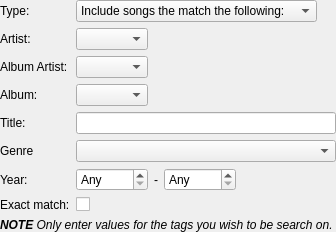
<?xml version="1.0" encoding="UTF-8"?>
<ui version="4.0">
 <class>DynamicRule</class>
 <widget class="QWidget" name="DynamicRule">
  <property name="geometry">
   <rect>
    <x>0</x>
    <y>0</y>
    <width>334</width>
    <height>210</height>
   </rect>
  </property>
  <property name="windowTitle">
   <string>Form</string>
  </property>
  <layout class="QVBoxLayout" name="verticalLayout">
   <property name="margin">
    <number>0</number>
   </property>
   <item>
    <layout class="QFormLayout" name="formLayout">
     <property name="fieldGrowthPolicy">
      <enum>QFormLayout::ExpandingFieldsGrow</enum>
     </property>
     <item row="1" column="0">
      <widget class="BuddyLabel" name="label">
       <property name="text">
        <string>Artist:</string>
       </property>
       <property name="buddy">
        <cstring>artistText</cstring>
       </property>
      </widget>
     </item>
     <item row="1" column="1">
      <widget class="CompletionCombo" name="artistText"/>
     </item>
     <item row="2" column="0">
      <widget class="BuddyLabel" name="label_2">
       <property name="text">
        <string>Album Artist:</string>
       </property>
       <property name="buddy">
        <cstring>albumArtistText</cstring>
       </property>
      </widget>
     </item>
     <item row="2" column="1">
      <widget class="CompletionCombo" name="albumArtistText"/>
     </item>
     <item row="3" column="0">
      <widget class="BuddyLabel" name="label_3">
       <property name="text">
        <string>Album:</string>
       </property>
       <property name="buddy">
        <cstring>albumText</cstring>
       </property>
      </widget>
     </item>
     <item row="3" column="1">
      <widget class="CompletionCombo" name="albumText"/>
     </item>
     <item row="4" column="0">
      <widget class="BuddyLabel" name="label_4">
       <property name="text">
        <string>Title:</string>
       </property>
       <property name="buddy">
        <cstring>titleText</cstring>
       </property>
      </widget>
     </item>
     <item row="4" column="1">
      <widget class="LineEdit" name="titleText"/>
     </item>
     <item row="5" column="0">
      <widget class="BuddyLabel" name="label_5">
       <property name="text">
        <string>Genre</string>
       </property>
       <property name="buddy">
        <cstring>genreCombo</cstring>
       </property>
      </widget>
     </item>
     <item row="5" column="1">
      <widget class="QComboBox" name="genreCombo">
       <property name="sizePolicy">
        <sizepolicy hsizetype="MinimumExpanding" vsizetype="Fixed">
         <horstretch>0</horstretch>
         <verstretch>0</verstretch>
        </sizepolicy>
       </property>
      </widget>
     </item>
     <item row="6" column="0">
      <widget class="BuddyLabel" name="label_6">
       <property name="text">
        <string>Year:</string>
       </property>
       <property name="buddy">
        <cstring>dateFromSpin</cstring>
       </property>
      </widget>
     </item>
     <item row="6" column="1">
      <layout class="QHBoxLayout" name="horizontalLayout_2">
       <item>
        <widget class="QSpinBox" name="dateFromSpin">
         <property name="minimumSize">
          <size>
           <width>72</width>
           <height>0</height>
          </size>
         </property>
         <property name="specialValueText">
          <string>Any</string>
         </property>
        </widget>
       </item>
       <item>
        <widget class="BuddyLabel" name="label_8">
         <property name="text">
          <string>-</string>
         </property>
        </widget>
       </item>
       <item>
        <widget class="QSpinBox" name="dateToSpin">
         <property name="minimumSize">
          <size>
           <width>72</width>
           <height>0</height>
          </size>
         </property>
         <property name="specialValueText">
          <string>Any</string>
         </property>
        </widget>
       </item>
      </layout>
     </item>
     <item row="7" column="0">
      <widget class="BuddyLabel" name="label_5x">
       <property name="text">
        <string>Exact match:</string>
       </property>
       <property name="buddy">
        <cstring>exactCheck</cstring>
       </property>
      </widget>
     </item>
     <item row="7" column="1">
      <widget class="QCheckBox" name="exactCheck"/>
     </item>
     <item row="0" column="1">
      <widget class="QComboBox" name="typeCombo">
       <item>
        <property name="text">
         <string>Include songs the match the following:</string>
        </property>
       </item>
       <item>
        <property name="text">
         <string>Exclude songs the match the following:</string>
        </property>
       </item>
      </widget>
     </item>
     <item row="0" column="0">
      <widget class="BuddyLabel" name="label_9">
       <property name="text">
        <string>Type:</string>
       </property>
       <property name="buddy">
        <cstring>typeCombo</cstring>
       </property>
      </widget>
     </item>
    </layout>
   </item>
   <item>
    <widget class="BuddyLabel" name="label_7">
     <property name="sizePolicy">
      <sizepolicy hsizetype="Preferred" vsizetype="MinimumExpanding">
       <horstretch>0</horstretch>
       <verstretch>0</verstretch>
      </sizepolicy>
     </property>
     <property name="text">
      <string>&lt;i&gt;&lt;b&gt;NOTE&lt;/b&gt; Only enter values for the tags you wish to be search on. &lt;/i&gt;</string>
     </property>
     <property name="alignment">
      <set>Qt::AlignLeading|Qt::AlignLeft|Qt::AlignTop</set>
     </property>
    </widget>
   </item>
  </layout>
 </widget>
 <customwidgets>
  <customwidget>
   <class>LineEdit</class>
   <extends>QLineEdit</extends>
   <header>lineedit.h</header>
  </customwidget>
  <customwidget>
   <class>CompletionCombo</class>
   <extends>QComboBox</extends>
   <header>completioncombo.h</header>
  </customwidget>
  <customwidget>
   <class>BuddyLabel</class>
   <extends>QLabel</extends>
   <header>buddylabel.h</header>
  </customwidget>
 </customwidgets>
 <tabstops>
  <tabstop>typeCombo</tabstop>
  <tabstop>artistText</tabstop>
  <tabstop>albumArtistText</tabstop>
  <tabstop>albumText</tabstop>
  <tabstop>titleText</tabstop>
  <tabstop>genreCombo</tabstop>
  <tabstop>dateFromSpin</tabstop>
  <tabstop>dateToSpin</tabstop>
  <tabstop>exactCheck</tabstop>
 </tabstops>
 <resources/>
 <connections/>
</ui>
